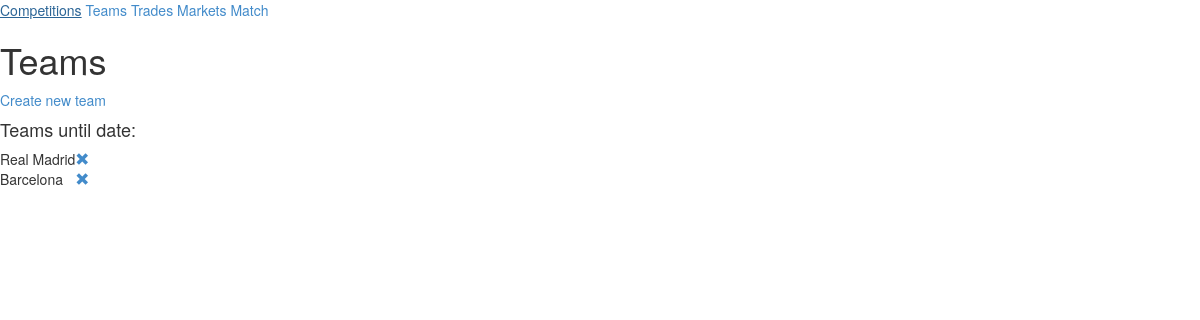
/Team/, run on an earlier commit of the app's database.
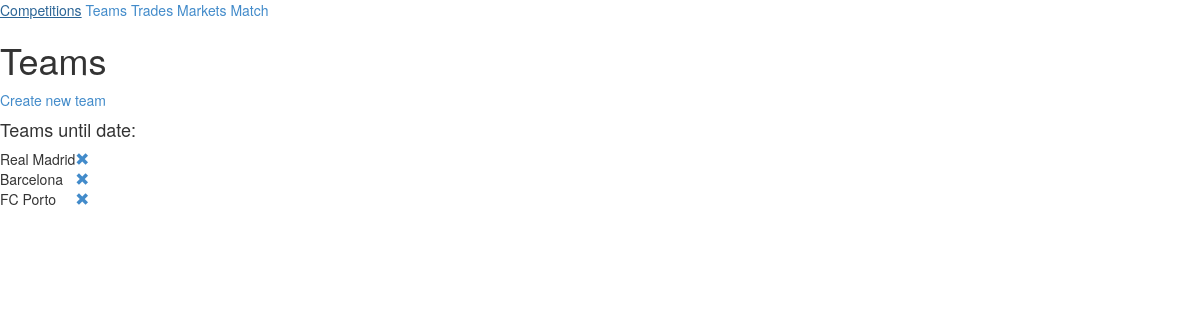
And on a later commit of the database.
### team/models.py (models this page shows, shortened)
class Team(models.Model):
    team_name = CharField(max_length=20)

### team/views.py (the view)
def index(request):
    allTeams = Team.objects.all()
    context = RequestContext(request,
                             {'allTeams': allTeams}
    )
    return render(request, 'team/index.html', context)

### team/templates/team/index.html (shortened to what this page needs)
{% extends "gba_menu.html" %}
{% block screenMenu %}
<h1>Teams</h1>
{% endblock %}
{% block content %}
<a href="{% url 'team:new' %}"> Create new team</a><br>
<h4>Teams until date:</h4>
<table>
{% for team in allTeams %}
    <tr>
        <td> {{ team.team_name }}</td>
        <td ><a href="{% url 'team:index' %}"><span class="glyphicon glyphicon-remove" style="cursor: pointer;"></span></a></td>
    </tr>
{% endfor %}
</table>
{% endblock %}

What changed in the data, as far as the page shows it:
added Team: team_name "FC Porto"
